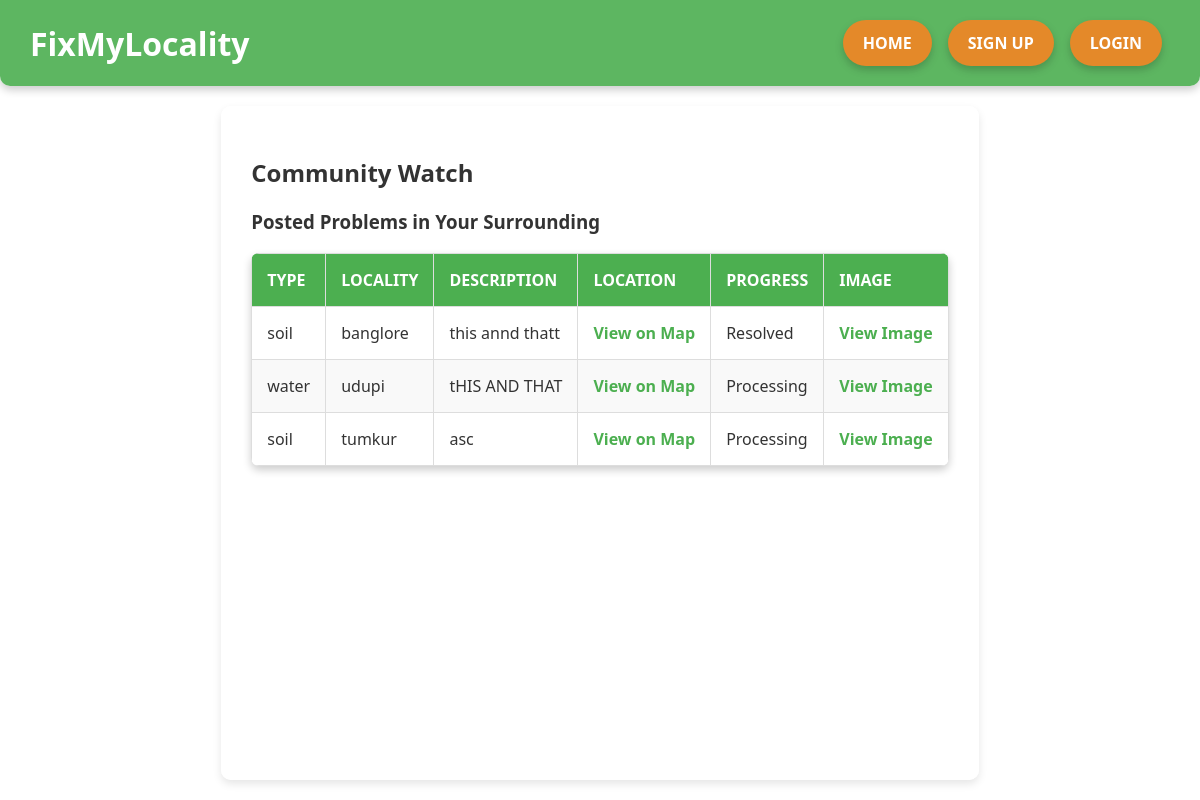
Before: /loc/community/ with the older database file.
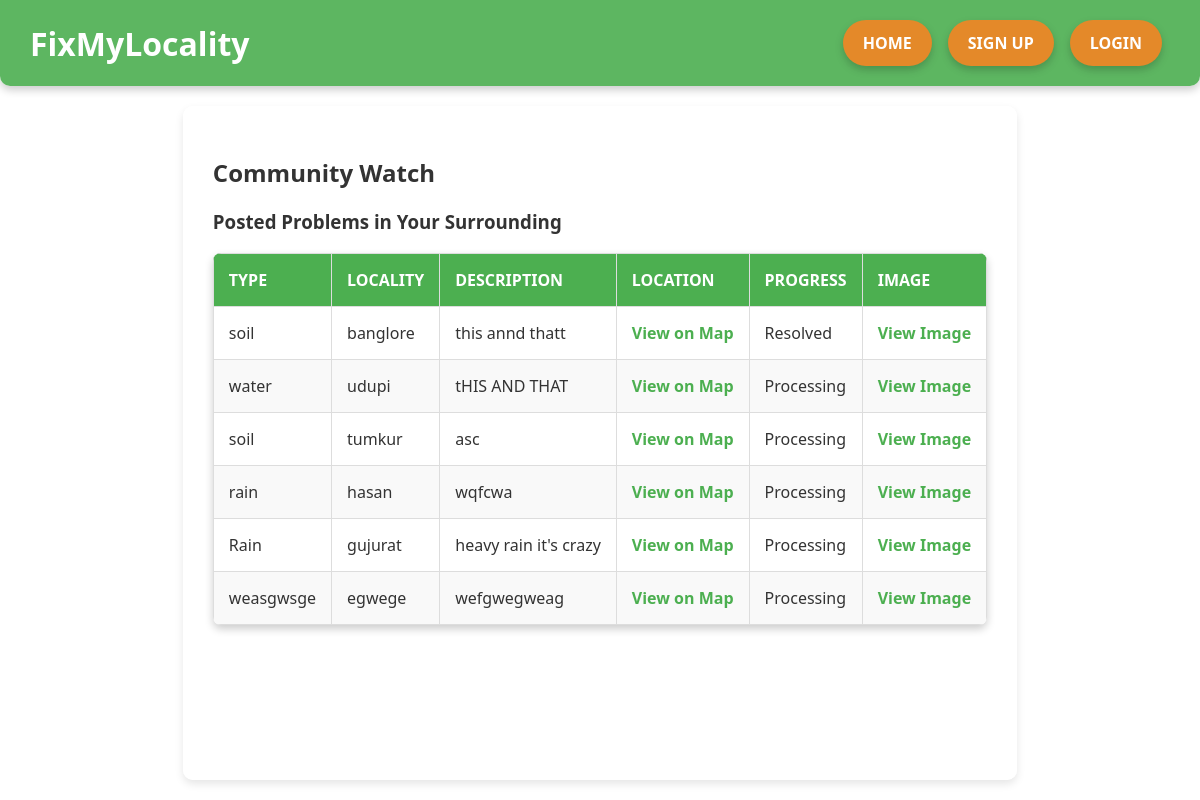
After: the same page with the newer database file.
### main/models.py (models this page shows, shortened)
class Problem(models.Model):
    PROGRESS_CHOICES = [
        ('processing', 'Processing'),
        ('resolved', 'Resolved'),
        ('escalated', 'Escalated'),
    ]
    problem_type = models.CharField(max_length=255)
    locality = models.CharField(max_length=255)
    description = models.TextField()
    geo_location = models.CharField(max_length=255)
    image = models.ImageField(upload_to='problems/', blank=True, null=True)
    progress = models.CharField(
        max_length=10,
        choices=PROGRESS_CHOICES,
        default='processing'
    )
    created_by = models.ForeignKey(User, on_delete=models.CASCADE)

### main/views.py (the view)
# urls.py: path('community/', views.community, name='community'),
def community(request):
    problems = Problem.objects.all()
    return render(request, 'community.html', {'problems': problems})

### main/templates/community.html (shortened to what this page needs)
<!DOCTYPE html>
<html lang="en">
<head>
</head>
<body>
    <header>
        <h1>FixMyLocality</h1>
        <nav>
            <a href="{% url 'base' %}">Home</a>
            <a href="{% url 'signup' %}">Sign Up</a>
            <a href="{% url 'login' %}">Login</a>
        </nav>
    </header>
    <main>
        <h2>Community Watch</h2>
        <h3>Posted Problems in Your Surrounding</h3>
        {% if problems %}
            <table class="problem-table">
                <thead>
                    <tr>
                        <th>Type</th>
                        <th>Locality</th>
                        <th>Description</th>
                        <th>Location</th>
                        <th>Progress</th>
                        <th>Image</th>
                    </tr>
                </thead>
                <tbody>
                    {% for problem in problems %}
                        <tr>
                            <td>{{ problem.problem_type }}</td>
                            <td>{{ problem.locality }}</td>
                            <td>{{ problem.description }}</td>
                            <td>
                                <a href="--" target="_blank">View on Map</a>
                            </td>
                            <td>{{ problem.get_progress_display }}</td>
                            <td>
                                {% if problem.image %}
                                    <a href="{{ problem.image.url }}" target="_blank">View Image</a>
                                {% else %}
                                    No Image Available
                                {% endif %}
                            </td>
                        </tr>
                    {% endfor %}
                </tbody>
            </table>
        {% else %}
            <p>No problems have been posted yet.</p>
        {% endif %}
    </main>
</body>
</html>

### main/templates/community.html (style rules this page uses)
body { font-family: 'Segoe UI', Tahoma, Geneva, Verdana, sans-serif; background: url('https://wallpaperaccess.com/full/2330515.jpg') no-repeat center center fixed; background-size: cover; margin: 0; padding: 0; color: #333; display: flex; flex-direction: column; min-height: 100vh; }
header { background-color: rgba(76, 175, 80, 0.9); color: white; padding: 20px 30px; display: flex; align-items: center; justify-content: space-between; box-shadow: 0 4px 8px rgba(0, 0, 0, 0.2); border-radius: 0 0 10px 10px; }
header h1 { font-size: 32px; margin: 0; }
nav { display: flex; align-items: center; }
nav a { color: white; text-decoration: none; padding: 12px 20px; margin: 0 8px; border-radius: 25px; background-color: #e48929; font-size: 16px; font-weight: bold; text-transform: uppercase; transition: background-color 0.3s ease, box-shadow 0.3s ease; box-shadow: 0 4px 8px rgba(0, 0, 0, 0.2); }
main { padding: 30px; max-width: 1200px; margin: 20px auto; background-color: rgba(255, 255, 255, 0.9); border-radius: 10px; box-shadow: 0 4px 8px rgba(0, 0, 0, 0.1); flex: 1; overflow: auto; }
.problem-table { width: 100%; border-collapse: collapse; margin-bottom: 20px; background-color: #ffffff; border-radius: 8px; overflow: hidden; box-shadow: 0 4px 8px rgba(0, 0, 0, 0.2); }
.problem-table th, .problem-table td { border: 1px solid #ddd; padding: 15px; text-align: left; }
.problem-table th { background-color: #4CAF50; color: white; text-transform: uppercase; font-weight: bold; }
.problem-table tr:nth-child(even) { background-color: #f9f9f9; }
.problem-table a { text-decoration: none; color: #4CAF50; font-weight: bold; }

Changed rows visible on the page:
added Problem: problem_type "rain", locality "hasan", description "wqfcwa", progress "Processing"
added Problem: problem_type "Rain", locality "gujurat", description "heavy rain it's crazy", progress "Processing"
added Problem: problem_type "weasgwsge", locality "egwege", description "wefgwegweag", progress "Processing"
